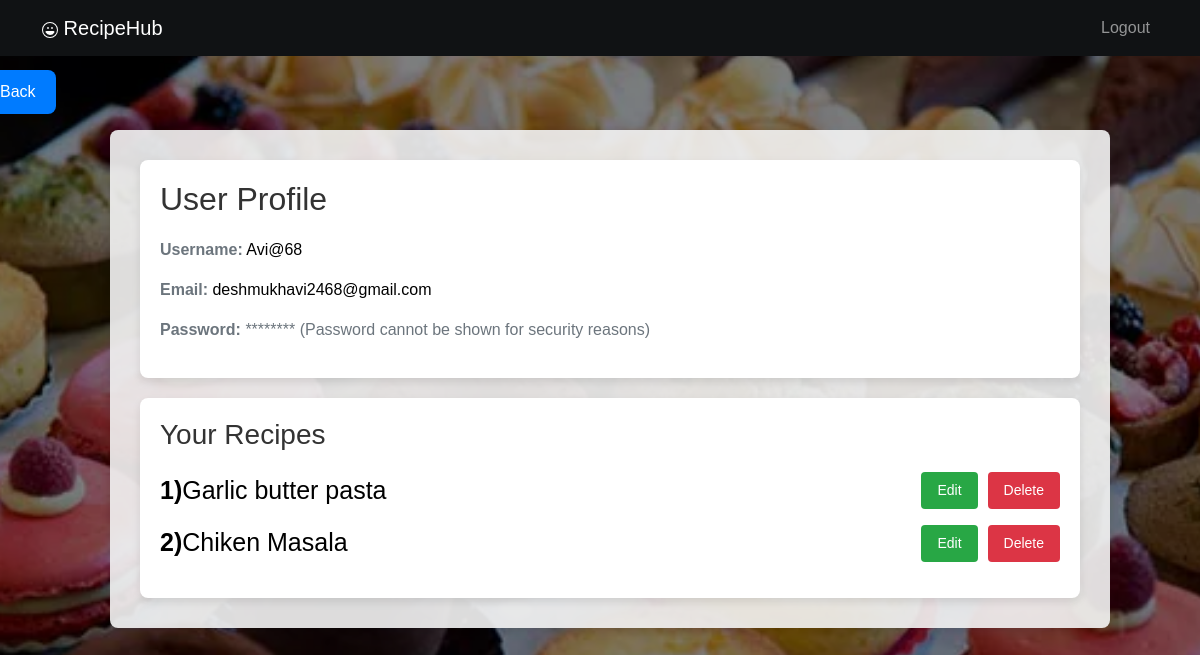
The page /profile/ (signed in) on the database as committed earlier.
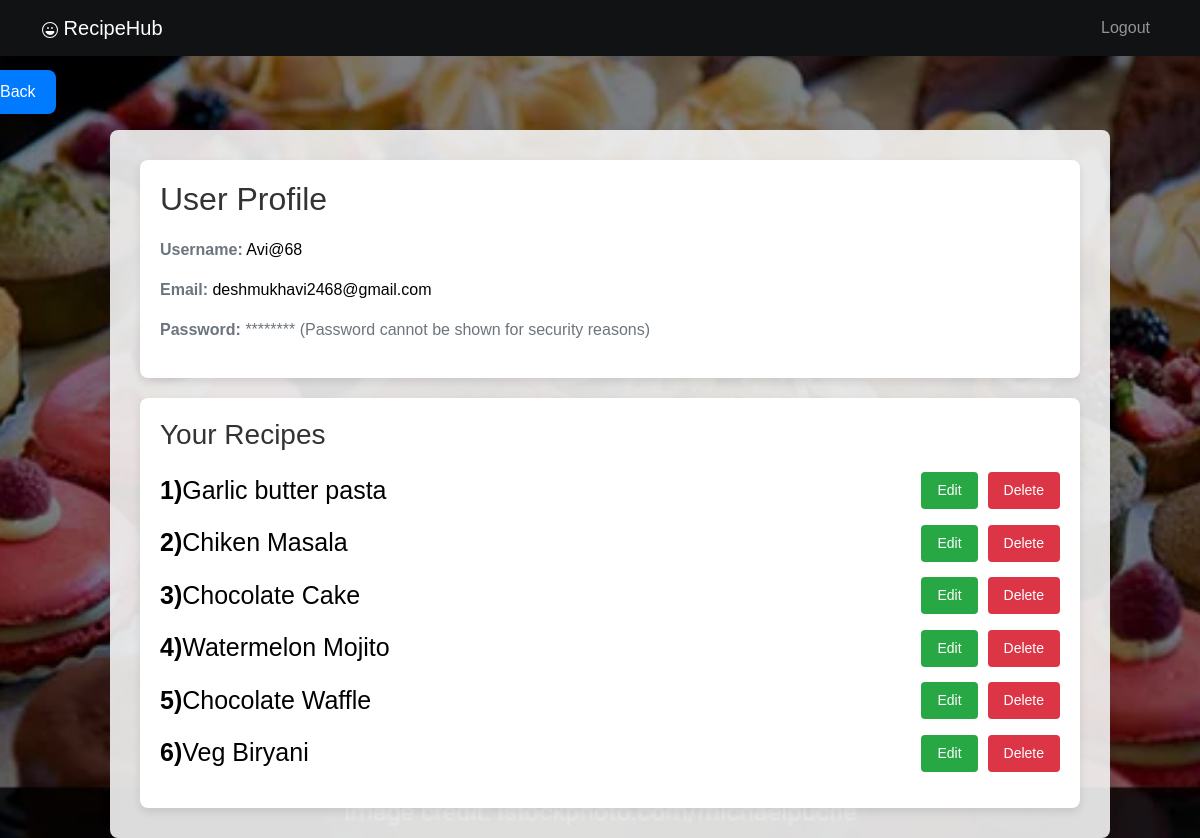
The same page on the database as committed later.
### Recipe_app/models.py (models this page shows, shortened)
class Recipe(models.Model):
    title = models.CharField(max_length=255)
    description = models.TextField()
    ingredients = models.TextField()
    instructions = models.TextField()
    recipe_image = models.ImageField(upload_to='recipe_images/', null=True, blank=True)
    user = models.ForeignKey(User, on_delete=models.CASCADE)
    favorite = models.BooleanField(default=False)  # For marking favorite recipes
    shared = models.BooleanField(default=False)

### Recipe_app/views.py (the view)
# urls.py: path('profile/', my_profile, name='my_profile'),
def my_profile(request):
    user = request.user
    recipes = Recipe.objects.filter(user=user)  # Fetch recipes created by the current user
    return render(request, 'my_profile.html', {'user': user, 'recipes': recipes})

### templates/my_profile.html (shortened to what this page needs)
{% extends "base.html" %}
{% load static %}
{% block content %}
<div class="mb-4" style="position: absolute; left: -50px; top: -10px;">
    <a href="{% url 'main' %}" class="btn btn-back">Back</a>
</div>
<div class="profile-container" style="position: relative; left: 10px; top: 50px;">
    <div class="profile-details">
        <h2>User Profile</h2>
        <p><strong>Username:</strong> <span class="profile-text">{{ user.username }}</span></p>
        <p><strong>Email:</strong> <span class="profile-text">{{ user.email }}</span></p>
        <p><strong>Password:</strong> ******** (Password cannot be shown for security reasons)</p>
    </div>
    <div class="recipe-list">
        <h3>Your Recipes</h3>
        {% if recipes %}
            <ul>
                {% for recipe in recipes %}
                    <li class="recipe-item">
                        <span class="recipe-number">{{ forloop.counter }})</span>
                        <span class="recipe-title">{{ recipe.title }}</span>
                        <div class="recipe-actions">
                            <a href="{% url 'update_recipe' recipe.id %}" class="btn btn-edit">Edit</a>
                            <a href="{% url 'delete_recipe' recipe.id %}" class="btn btn-delete">Delete</a>
                        </div>
                    </li>
                {% endfor %}
            </ul>
        {% else %}
            <p>You haven't created any recipes yet.</p>
        {% endif %}
    </div>
</div>
{% endblock %}

Rows that differ between the two databases and show on the page:
added Recipe: title "Chocolate Cake"
added Recipe: title "Watermelon Mojito"
added Recipe: title "Chocolate Waffle"
added Recipe: title "Veg Biryani"
